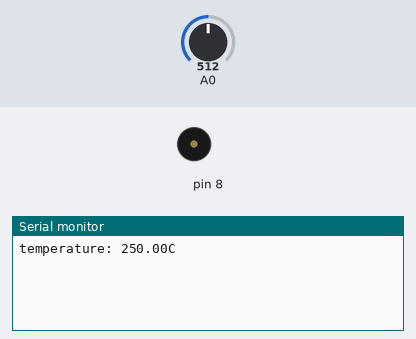
The sketch below on a simulated Arduino Uno, built with avr-gcc and run on an emulated ATmega328P. Parts: buzzer (waves = sounding), the last lines printed to the serial monitor. The test bench sets the inputs (shaded band); at power-on: A0 = 512.

Above: at 1.2 s.
1.3 s: A0 set to 59
At 2.2 s:
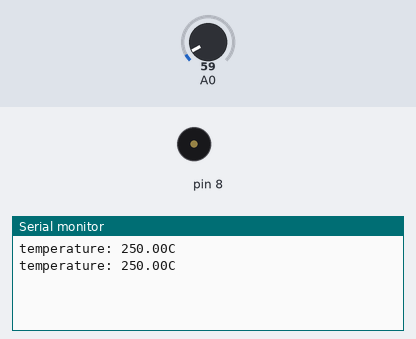
2.8 s: A0 set to 52
At 3.5 s:
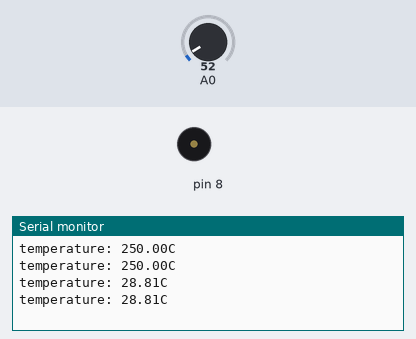
4.6 s: A0 set to 122
At 5.6 s:
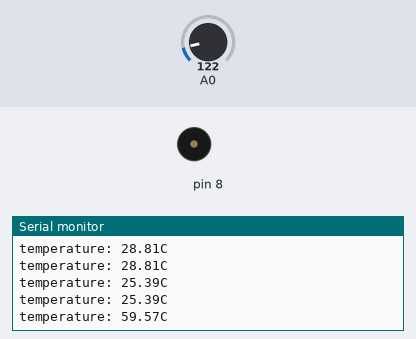
6.1 s: A0 set to 17
At 6.7 s:
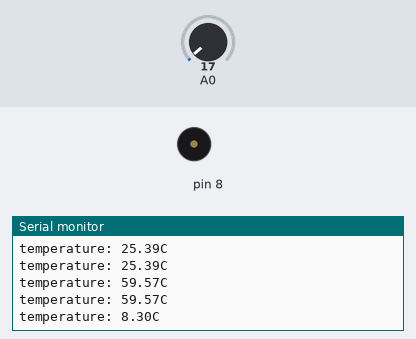
Timing chart, 0 to 8.6 s (numbered marks = the images above; inputs shaded):
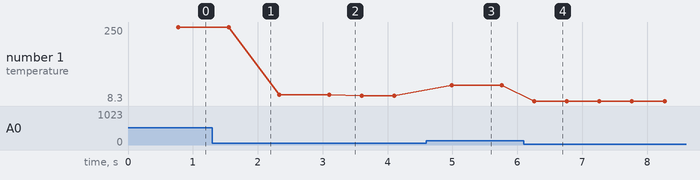

The sketch:

main.ino
```cpp
float sinVal;
int toneVal;
unsigned long tepTimer ;

void setup(){
    pinMode(8, OUTPUT);
    Serial.begin(9600);
}

void loop(){
    int val;
    double data;
    val=analogRead(0);
    data = (double) val * (5/10.24);  // convert the voltage to temperture

    if(data>27){        // If the temperture is over 27 degree, buzzer will alarm.
          for(int x=0; x<180; x++){
            sinVal = (sin(x*(3.1412/180)));
            toneVal = 2000+(int(sinVal*1000));
            tone(8, toneVal);
            delay(2);
     }
    } else {    // If the temperturn is below 27 degree, buzzer will not alarm
           noTone(8);
    }

    if(millis() - tepTimer > 500){     // output the temperture value per 500ms
             tepTimer = millis();
             Serial.print("temperature: ");
             Serial.print(data);
             Serial.println("C");
       }
}
```

Measured:
- after the input at 1.3 s, tone on pin 8: stays silent (without the input it goes to 2615 Hz after 1.5 s)
- after the input at 2.8 s, tone on pin 8: stays silent (without the input it goes to 2454 Hz after 1.8 s)
- after the input at 4.6 s, the serial monitor: prints a new line after 0.39 s (image 3)
- after the input at 6.1 s, the serial monitor: prints a new line after 0.17 s (image 4)
- plotted number 1: 250 → 28.81 after the input at 1.3 s, 28.81 → 25.39 after the input at 2.8 s, 25.39 → 59.57 after the input at 4.6 s, 59.57 → 8.3 after the input at 6.1 s
